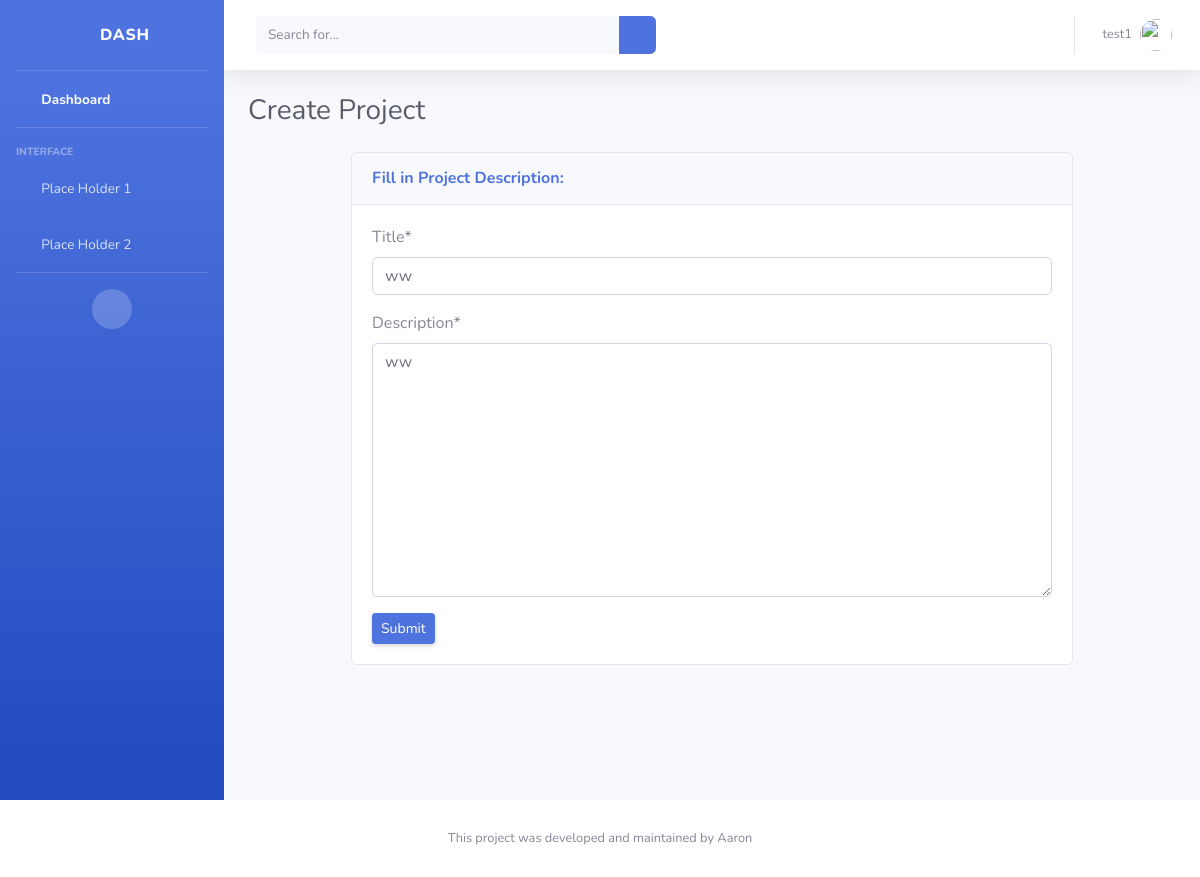
Before: /project/3/update/ (signed in) with the older database file.
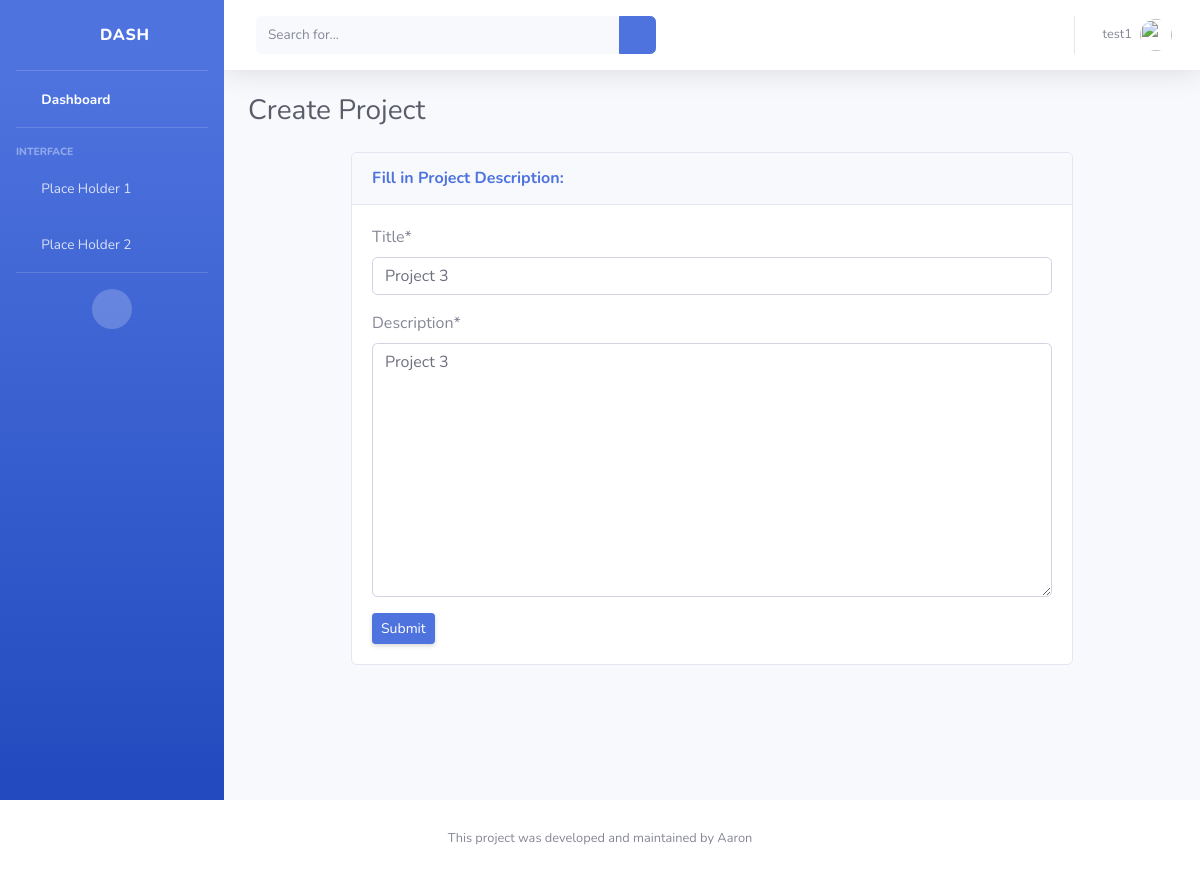
After: the same page with the newer database file.
### webapp/models.py (models this page shows, shortened)
class Project(models.Model):
    title = models.CharField(max_length=100)
    description = models.TextField(null=True)
    date_posted = models.DateTimeField(default=timezone.now)
    user = models.ForeignKey(User, on_delete=models.CASCADE)
    TYPE_PROJECT_PENDING = 'PD'
    TYPE_PROJECT_COMPLETED = 'CP'
    TYPE_PROJECT_IN_PROGRESS = 'IP'
    TYPE_PROJECT_DROPPED = 'DP'
    PROJECT_STATUS_CHOICES = [
        (TYPE_PROJECT_PENDING, 'Pending'),
        (TYPE_PROJECT_COMPLETED, 'Completed'),
        (TYPE_PROJECT_IN_PROGRESS, 'In Progress'),
        (TYPE_PROJECT_DROPPED, 'Dropped'),
    ]
    project_status = models.CharField(
        max_length=2,
        choices=PROJECT_STATUS_CHOICES,
        default=TYPE_PROJECT_PENDING,
    )

### webapp/views/project.py (the view, shortened to what this page needs)
# urls.py: path('project/<pk>/update/', ProjectUpdateView.as_view(), name='update-project'),
class ProjectUpdateView(LoginRequiredMixin, UserPassesTestMixin, UpdateView):
    model = Project
    template_name = "project/create_project.html"
    fields = ['title', 'description']
    def test_func(self):
        project = self.get_object()
        if self.request.user == project.user:
            return True
        return False

### templates/project/create_project.html (shortened to what this page needs)
{%  extends "core/base.html" %}
{% block content %}
    {% load static %}
    <body id="page-top">
        <div id="wrapper">
            {% include 'core/sidebar.html' %}
            <div id="content-wrapper" class="d-flex flex-column">
                <div id="content">
                    {% include 'core/topbar.html' %}
                    <div class="container-fluid">
                        <div class="d-sm-flex align-items-center justify-content-between mb-4">
                        <h1 class="h3 mb-0 text-gray-800">Create Project</h1>
                        </div>
                        {%  include 'project/create_project_card.html' %}
                    </div>
                </div>
            </div>
        </div>
{% endblock content %}

### templates/project/create_project_card.html (shortened to what this page needs)
{% load crispy_forms_tags %}
<div class="row">
    <div class="col d-flex justify-content-center">
        <form method="POST">
            <div class="card mb-4">
                <div class="card-header py-3">
                    <h6 class="m-0 font-weight-bold text-primary">Fill in Project Description:</h6>
                </div>
                <div class="card-body" style="width: 45rem;">
                    {{ form|crispy }}
                    <div><button class="d-none d-sm-inline-block btn btn-sm btn-primary shadow-sm" type="submit">Submit
                        </button>
                    </div>
                </div>
            </div>
        </form>
    </div>
</div>

Changed rows visible on the page:
changed Project: title "ww" → "Project 3"; description "ww" → "Project 3"
